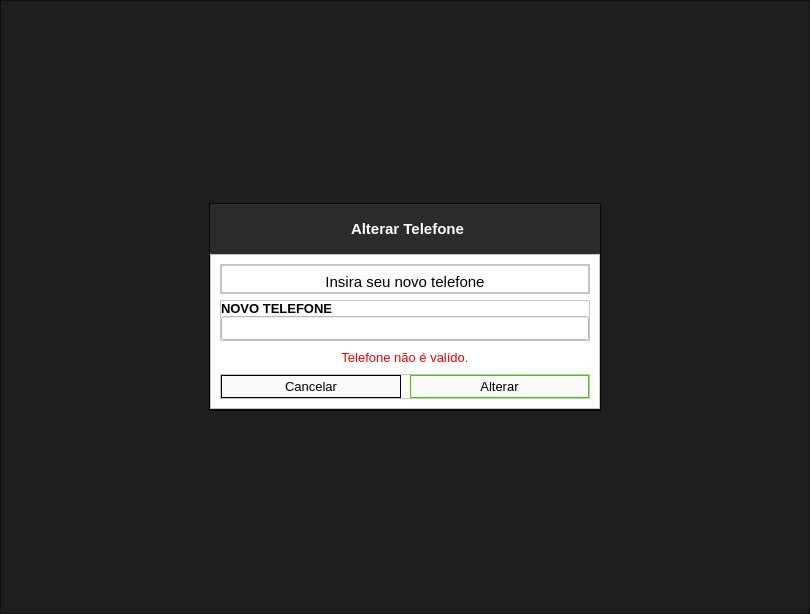
<?xml version="1.0" encoding="UTF-8"?>
<ui version="4.0">
 <class>AtualizarTelefone</class>
 <widget class="QDialog" name="AtualizarTelefone">
  <property name="geometry">
   <rect>
    <x>0</x>
    <y>0</y>
    <width>810</width>
    <height>614</height>
   </rect>
  </property>
  <property name="windowTitle">
   <string>Alterar telefone</string>
  </property>
  <property name="windowIcon">
   <iconset resource="Resources/resources.qrc">
    <normaloff>:/icons/logo.ico</normaloff>:/icons/logo.ico</iconset>
  </property>
  <property name="styleSheet">
   <string notr="true">background-color: rgba(0, 0, 0, 130);</string>
  </property>
  <property name="modal">
   <bool>true</bool>
  </property>
  <layout class="QVBoxLayout" name="verticalLayout">
   <property name="leftMargin">
    <number>0</number>
   </property>
   <property name="topMargin">
    <number>0</number>
   </property>
   <property name="rightMargin">
    <number>0</number>
   </property>
   <property name="bottomMargin">
    <number>0</number>
   </property>
   <item>
    <widget class="QFrame" name="frame_8">
     <property name="font">
      <font>
       <family>Segoe UI</family>
      </font>
     </property>
     <property name="frameShape">
      <enum>QFrame::StyledPanel</enum>
     </property>
     <property name="frameShadow">
      <enum>QFrame::Raised</enum>
     </property>
     <layout class="QHBoxLayout" name="horizontalLayout_3">
      <item>
       <widget class="QFrame" name="frame_5">
        <property name="minimumSize">
         <size>
          <width>392</width>
          <height>0</height>
         </size>
        </property>
        <property name="maximumSize">
         <size>
          <width>392</width>
          <height>208</height>
         </size>
        </property>
        <property name="font">
         <font>
          <family>Segoe UI</family>
         </font>
        </property>
        <property name="frameShape">
         <enum>QFrame::StyledPanel</enum>
        </property>
        <property name="frameShadow">
         <enum>QFrame::Raised</enum>
        </property>
        <widget class="QFrame" name="frame_7">
         <property name="geometry">
          <rect>
           <x>1</x>
           <y>1</y>
           <width>390</width>
           <height>50</height>
          </rect>
         </property>
         <property name="minimumSize">
          <size>
           <width>0</width>
           <height>50</height>
          </size>
         </property>
         <property name="maximumSize">
          <size>
           <width>390</width>
           <height>50</height>
          </size>
         </property>
         <property name="font">
          <font>
           <family>Segoe UI</family>
          </font>
         </property>
         <property name="styleSheet">
          <string notr="true">background-color: rgb(43, 43, 43);</string>
         </property>
         <property name="frameShape">
          <enum>QFrame::NoFrame</enum>
         </property>
         <property name="frameShadow">
          <enum>QFrame::Raised</enum>
         </property>
         <widget class="QLabel" name="label_4">
          <property name="geometry">
           <rect>
            <x>141</x>
            <y>17</y>
            <width>121</width>
            <height>16</height>
           </rect>
          </property>
          <property name="font">
           <font>
            <family>Segoe UI</family>
            <pointsize>11</pointsize>
            <weight>75</weight>
            <bold>true</bold>
           </font>
          </property>
          <property name="styleSheet">
           <string notr="true">color: rgb(255, 255, 255);</string>
          </property>
          <property name="text">
           <string>Alterar Telefone</string>
          </property>
         </widget>
         <widget class="QPushButton" name="pushButton">
          <property name="geometry">
           <rect>
            <x>330</x>
            <y>15</y>
            <width>51</width>
            <height>23</height>
           </rect>
          </property>
          <property name="font">
           <font>
            <family>Segoe UI</family>
           </font>
          </property>
          <property name="styleSheet">
           <string notr="true">border:0</string>
          </property>
          <property name="text">
           <string/>
          </property>
          <property name="icon">
           <iconset resource="Resources/resources.qrc">
            <normaloff>:/icons/xmark-solid.svg</normaloff>:/icons/xmark-solid.svg</iconset>
          </property>
          <property name="iconSize">
           <size>
            <width>16</width>
            <height>22</height>
           </size>
          </property>
         </widget>
        </widget>
        <widget class="QFrame" name="frame_6">
         <property name="geometry">
          <rect>
           <x>1</x>
           <y>51</y>
           <width>390</width>
           <height>155</height>
          </rect>
         </property>
         <property name="minimumSize">
          <size>
           <width>390</width>
           <height>155</height>
          </size>
         </property>
         <property name="maximumSize">
          <size>
           <width>390</width>
           <height>231</height>
          </size>
         </property>
         <property name="font">
          <font>
           <family>Segoe UI</family>
          </font>
         </property>
         <property name="styleSheet">
          <string notr="true">background-color: rgb(255, 255, 255);</string>
         </property>
         <property name="frameShape">
          <enum>QFrame::StyledPanel</enum>
         </property>
         <property name="frameShadow">
          <enum>QFrame::Raised</enum>
         </property>
         <layout class="QVBoxLayout" name="verticalLayout_2">
          <item>
           <widget class="QFrame" name="frame_3">
            <property name="maximumSize">
             <size>
              <width>16777215</width>
              <height>30</height>
             </size>
            </property>
            <property name="font">
             <font>
              <family>Segoe UI</family>
             </font>
            </property>
            <property name="frameShape">
             <enum>QFrame::StyledPanel</enum>
            </property>
            <property name="frameShadow">
             <enum>QFrame::Raised</enum>
            </property>
            <layout class="QHBoxLayout" name="horizontalLayout">
             <property name="spacing">
              <number>0</number>
             </property>
             <property name="leftMargin">
              <number>0</number>
             </property>
             <property name="topMargin">
              <number>0</number>
             </property>
             <property name="rightMargin">
              <number>0</number>
             </property>
             <property name="bottomMargin">
              <number>0</number>
             </property>
             <item>
              <widget class="QFrame" name="frame_4">
               <property name="minimumSize">
                <size>
                 <width>0</width>
                 <height>0</height>
                </size>
               </property>
               <property name="maximumSize">
                <size>
                 <width>16777215</width>
                 <height>32</height>
                </size>
               </property>
               <property name="font">
                <font>
                 <family>Segoe UI</family>
                 <pointsize>12</pointsize>
                </font>
               </property>
               <property name="frameShape">
                <enum>QFrame::StyledPanel</enum>
               </property>
               <property name="frameShadow">
                <enum>QFrame::Raised</enum>
               </property>
               <layout class="QVBoxLayout" name="verticalLayout_3">
                <item>
                 <widget class="QLabel" name="label_2">
                  <property name="minimumSize">
                   <size>
                    <width>0</width>
                    <height>13</height>
                   </size>
                  </property>
                  <property name="font">
                   <font>
                    <family>Segoe UI</family>
                    <pointsize>11</pointsize>
                   </font>
                  </property>
                  <property name="text">
                   <string>Insira seu novo telefone</string>
                  </property>
                  <property name="alignment">
                   <set>Qt::AlignCenter</set>
                  </property>
                 </widget>
                </item>
               </layout>
              </widget>
             </item>
            </layout>
           </widget>
          </item>
          <item alignment="Qt::AlignBottom">
           <widget class="QFrame" name="frame">
            <property name="maximumSize">
             <size>
              <width>16777215</width>
              <height>80</height>
             </size>
            </property>
            <property name="font">
             <font>
              <family>Segoe UI</family>
             </font>
            </property>
            <property name="frameShape">
             <enum>QFrame::StyledPanel</enum>
            </property>
            <property name="frameShadow">
             <enum>QFrame::Raised</enum>
            </property>
            <layout class="QVBoxLayout" name="verticalLayout_4">
             <property name="spacing">
              <number>0</number>
             </property>
             <property name="leftMargin">
              <number>0</number>
             </property>
             <property name="topMargin">
              <number>0</number>
             </property>
             <property name="rightMargin">
              <number>0</number>
             </property>
             <property name="bottomMargin">
              <number>0</number>
             </property>
             <item>
              <widget class="QLabel" name="label_3">
               <property name="maximumSize">
                <size>
                 <width>16777215</width>
                 <height>30</height>
                </size>
               </property>
               <property name="font">
                <font>
                 <family>Segoe UI</family>
                 <pointsize>10</pointsize>
                 <weight>75</weight>
                 <bold>true</bold>
                </font>
               </property>
               <property name="text">
                <string>NOVO TELEFONE</string>
               </property>
              </widget>
             </item>
             <item>
              <widget class="QLineEdit" name="input_novo_telefone">
               <property name="font">
                <font>
                 <family>Segoe UI</family>
                </font>
               </property>
               <property name="styleSheet">
                <string notr="true">QLineEdit{padding:3px}
QLineEdit:focus{
border:1px solid rgb(67, 202, 0)
}</string>
               </property>
               <property name="echoMode">
                <enum>QLineEdit::Password</enum>
               </property>
              </widget>
             </item>
            </layout>
           </widget>
          </item>
          <item>
           <widget class="QLabel" name="text_info">
            <property name="maximumSize">
             <size>
              <width>16777215</width>
              <height>30</height>
             </size>
            </property>
            <property name="font">
             <font>
              <family>Segoe UI</family>
              <pointsize>10</pointsize>
             </font>
            </property>
            <property name="styleSheet">
             <string notr="true">color: rgb(255, 0, 0);</string>
            </property>
            <property name="text">
             <string>Telefone não é valído.</string>
            </property>
            <property name="alignment">
             <set>Qt::AlignCenter</set>
            </property>
           </widget>
          </item>
          <item>
           <widget class="QFrame" name="frame_2">
            <property name="maximumSize">
             <size>
              <width>16777215</width>
              <height>30</height>
             </size>
            </property>
            <property name="font">
             <font>
              <family>Segoe UI</family>
             </font>
            </property>
            <property name="frameShape">
             <enum>QFrame::StyledPanel</enum>
            </property>
            <property name="frameShadow">
             <enum>QFrame::Raised</enum>
            </property>
            <layout class="QHBoxLayout" name="horizontalLayout_2">
             <property name="spacing">
              <number>9</number>
             </property>
             <property name="leftMargin">
              <number>0</number>
             </property>
             <property name="topMargin">
              <number>0</number>
             </property>
             <property name="rightMargin">
              <number>0</number>
             </property>
             <property name="bottomMargin">
              <number>0</number>
             </property>
             <item>
              <widget class="QPushButton" name="bt_cancelar">
               <property name="font">
                <font>
                 <family>Segoe UI</family>
                 <pointsize>10</pointsize>
                </font>
               </property>
               <property name="cursor">
                <cursorShape>PointingHandCursor</cursorShape>
               </property>
               <property name="styleSheet">
                <string notr="true">
QPushButton{border:1px solid;
padding:3px;
background-color: rgb(250, 250, 250);}
QPushButton:hover{
	background-color: rgb(204, 204, 204);
}</string>
               </property>
               <property name="text">
                <string>Cancelar</string>
               </property>
              </widget>
             </item>
             <item>
              <widget class="QPushButton" name="btn_alterar">
               <property name="font">
                <font>
                 <family>Segoe UI</family>
                 <pointsize>10</pointsize>
                </font>
               </property>
               <property name="cursor">
                <cursorShape>PointingHandCursor</cursorShape>
               </property>
               <property name="styleSheet">
                <string notr="true">

QPushButton{border:1px solid rgb(67, 202, 0);
padding:3px;
background-color: rgb(250, 250, 250);}

QPushButton:hover{
	
	background-color: rgb(151, 255, 151);
}</string>
               </property>
               <property name="text">
                <string>Alterar</string>
               </property>
              </widget>
             </item>
            </layout>
           </widget>
          </item>
         </layout>
        </widget>
       </widget>
      </item>
     </layout>
    </widget>
   </item>
  </layout>
 </widget>
 <resources>
  <include location="Resources/resources.qrc"/>
 </resources>
 <connections/>
</ui>
